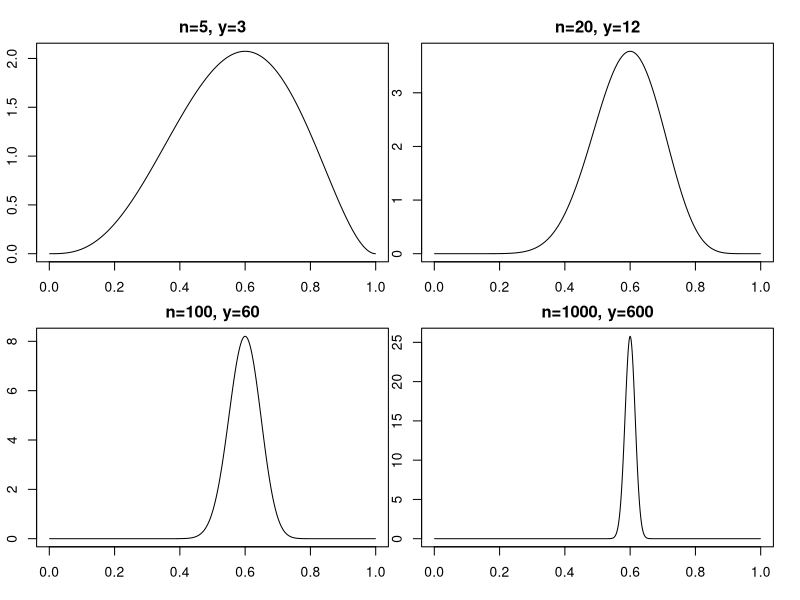

This figure's R source: (Note: this script raises an error after producing the figure.)
## ---- chunk 1
knitr::opts_chunk$set(echo = FALSE)
knitr::opts_chunk$set(fig.align='center',collapse = TRUE)
## ---- chunk 2
par(mfrow = c(2,2), omi = c(.2,.2,.1,.1),mar=c(2,1,2,1))
y <- 3
n <- 5
theta <- seq(0.001,0.999,0.001)
plot(theta,dbeta(theta,shape1 = y+1,shape2 = n-y+1),type="l",main="n=5, y=3",xlab = "",ylab="")
y <- 12
n <- 20
plot(theta,dbeta(theta,shape1 = y+1,shape2 = n-y+1),type="l",main="n=20, y=12",xlab = "",ylab="")

y <- 60
n <- 100
plot(theta,dbeta(theta,shape1 = y+1,shape2 = n-y+1),type="l",main="n=100, y=60",xlab = "",ylab="")

y <- 600
n <- 1000
plot(theta,dbeta(theta,shape1 = y+1,shape2 = n-y+1),type="l",main="n=1000, y=600",xlab = "",ylab="")

## ---- chunk 3
knitr::include_graphics('binterval.png')
## ---- chunk 4
knitr::include_graphics('bprior.png')
## ---- chunk 5
knitr::include_graphics('nonconjugate.png')
